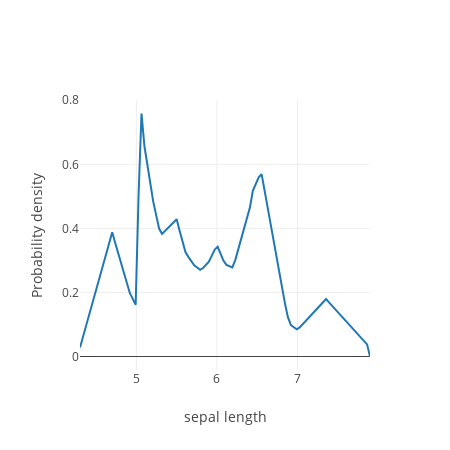
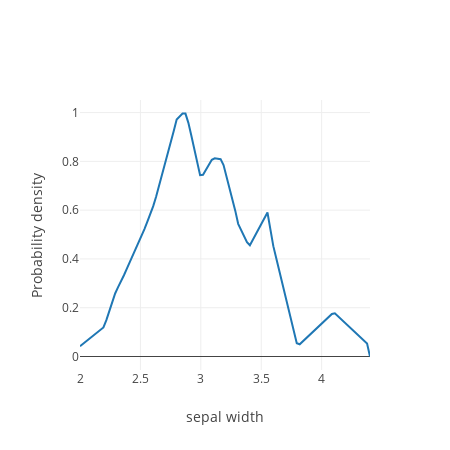
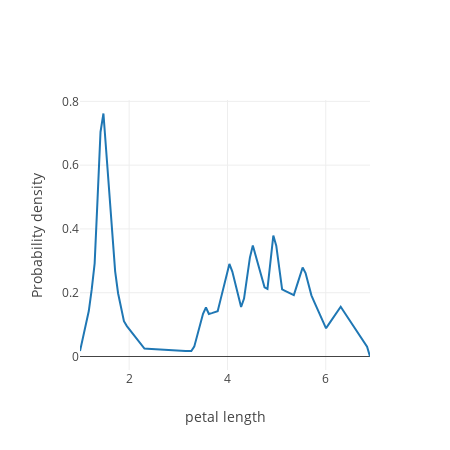
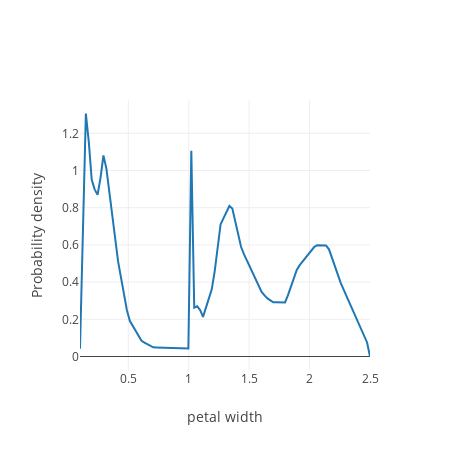

The notebook cell these images were saved under, in order:
### Markdown cell above
In the following section, the marginal distributions for each feature is shown. This 
is the distribution of each feature without knowing anything about the other values.

### Code cell
reload(descr)
descr.features_shown = 'all'

descr.show_feature_marginals(spn, dictionary)
